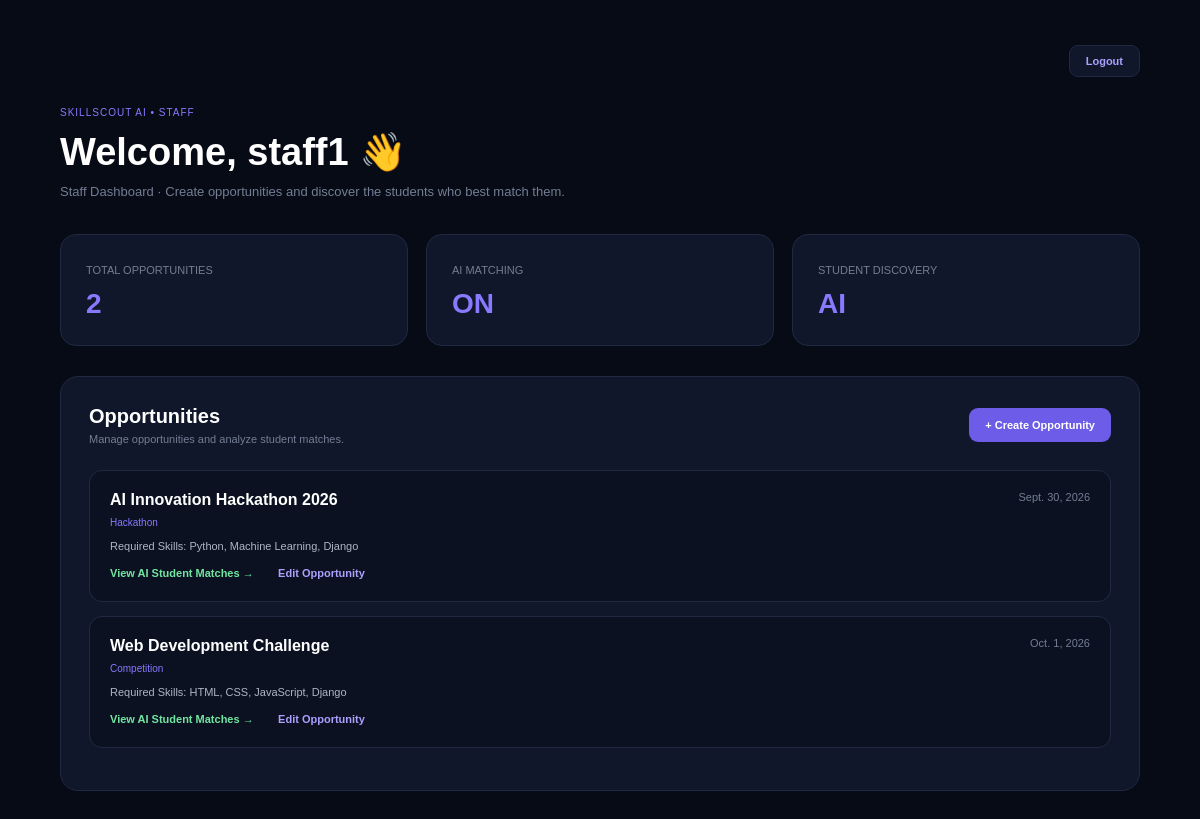
The app's page /staff/dashboard/ (signed in) with its own data.
### core/models.py (models this page shows, shortened)
class Opportunity(models.Model):
    OPPORTUNITY_TYPES = [
        ("HACKATHON", "Hackathon"),
        ("INTERVIEW", "Interview"),
        ("PRESENTATION", "Presentation"),
        ("COMPETITION", "Competition"),
        ("OTHER", "Other"),
    ]
    title = models.CharField(
        max_length=200
    )
    description = models.TextField(
        blank=True
    )
    opportunity_type = models.CharField(
        max_length=30,
        choices=OPPORTUNITY_TYPES,
        default="OTHER"
    )
    required_skills = models.CharField(
        max_length=500,
        help_text="Enter skills separated by commas"
    )
    minimum_skill_level = models.CharField(
        max_length=20,
        choices=StudentSkill.SKILL_LEVELS,
        default="BEGINNER"
    )
    event_date = models.DateField(
        null=True,
        blank=True
    )
    created_at = models.DateTimeField(
        auto_now_add=True
    )

### core/views.py (the view)
# urls.py: path("staff/dashboard/", views.staff_dashboard, name="staff_dashboard"),
@login_required
def staff_dashboard(request):
    profile = Profile.objects.get(user=request.user)
    if profile.role != "STAFF":
        return redirect("student_dashboard")
    opportunities = Opportunity.objects.all().order_by("-created_at")
    return render(
        request,
        "staff/dashboard.html",
        {
            "opportunities": opportunities,
        }
    )

### templates/staff/dashboard.html (shortened to what this page needs)
<!DOCTYPE html>
<html lang="en">
<head>
</head>
<body>
<div class="container">
    <div class="top-bar">
    <form method="post" action="{% url 'logout' %}">
    <button type="submit" class="logout-button">
        Logout
    </button>
</form>
</div>
    <div class="header">
        <span class="badge">SKILLSCOUT AI • STAFF</span>
        <h1>Welcome, {{ request.user.first_name|default:request.user.username }} 👋</h1>
<p class="subtitle">
    Staff Dashboard · Create opportunities and discover the students who best match them.
</p>
    </div>
    <div class="stats">
        <div class="stat-card">
            <span>TOTAL OPPORTUNITIES</span>
            <h2>
                {{ opportunities|length }}
            </h2>
        </div>
        <div class="stat-card">
            <span>AI MATCHING</span>
            <h2>ON</h2>
        </div>
        <div class="stat-card">
            <span>STUDENT DISCOVERY</span>
            <h2>AI</h2>
        </div>
    </div>
    <section class="section">
        <div class="section-header">
            <div>
                <h2>Opportunities</h2>
                <p>
                    Manage opportunities and analyze student matches.
                </p>
            </div>
            <a
                href="{% url 'opportunity_list' %}"
                class="button"
            >
                + Create Opportunity
            </a>
        </div>
        {% for opportunity in opportunities %}
        <div class="opportunity">
            <div class="opportunity-header">
                <div>
                    <h3>
                        {{ opportunity.title }}
                    </h3>
                    <div class="type">
                        {{ opportunity.get_opportunity_type_display }}
                    </div>
                </div>
                <div class="date">
                    {{ opportunity.event_date }}
                </div>
            </div>
            <div class="skills">
                Required Skills:
                {{ opportunity.required_skills }}
            </div>
            <a
                href="{% url 'opportunity_matches' opportunity.id %}"
                class="match-button"
            >
                View AI Student Matches →
            </a>
            <a
             href="{% url 'edit_opportunity' opportunity.id %}"
            class="edit-button"
            >
                Edit Opportunity
            </a>
        </div>
        {% endfor %}
    </section>
</div>
</body>
</html>

### templates/staff/dashboard.html (style rules this page uses)
* { box-sizing: border-box; margin: 0; padding: 0; }
body { font-family: Arial, sans-serif; background: #070b16; color: white; }
.container { width: 90%; max-width: 1150px; margin: auto; padding: 45px 0; }
.header { margin-bottom: 35px; }
.badge { color: #8879ff; font-size: 10px; letter-spacing: 1px; }
h1 { font-size: 38px; margin: 10px 0; }
.subtitle { color: #737d94; font-size: 13px; }
.stats { display: grid; grid-template-columns: repeat(3, 1fr); gap: 18px; margin-bottom: 30px; }
.stat-card { background: #10172a; border: 1px solid #202941; border-radius: 16px; padding: 25px; }
.stat-card span { color: #737d94; font-size: 11px; }
.stat-card h2 { margin-top: 10px; font-size: 28px; color: #8879ff; }
.section { background: #10172a; border: 1px solid #202941; border-radius: 18px; padding: 28px; }
.section-header { display: flex; justify-content: space-between; align-items: center; margin-bottom: 25px; }
.section-header h2 { font-size: 20px; }
.section-header p { color: #737d94; font-size: 11px; margin-top: 5px; }
.button { text-decoration: none; background: #6c5ce7; color: white; padding: 11px 16px; border-radius: 9px; font-size: 11px; font-weight: bold; }
.opportunity { padding: 20px; margin-bottom: 14px; background: #0b1120; border: 1px solid #202941; border-radius: 13px; }
.opportunity-header { display: flex; justify-content: space-between; gap: 20px; }
.opportunity h3 { font-size: 16px; margin-bottom: 8px; }
.type { color: #8879ff; font-size: 10px; }
.date { color: #737d94; font-size: 11px; }
.skills { margin-top: 12px; color: #aeb5c5; font-size: 11px; }
.match-button { display: inline-block; margin-top: 15px; color: #72e6a1; text-decoration: none; font-size: 11px; font-weight: bold; }
.edit-button { display: inline-block; margin-top: 15px; margin-left: 20px; color: #aaa0ff; text-decoration: none; font-size: 11px; font-weight: bold; }
.top-bar { display: flex; justify-content: flex-end; margin-bottom: 25px; }
.logout-button { color: #aaa0ff; border: 1px solid #202941; background: #10172a; padding: 9px 16px; border-radius: 9px; font-size: 11px; font-weight: bold; cursor: pointer; }

### records on screen
Opportunity: title "AI Innovation Hackathon 2026", opportunity_type "Hackathon", event_date "Sept. 30, 2026", required_skills "Python, Machine Learning, Django"
Opportunity: title "Web Development Challenge", opportunity_type "Competition", event_date "Oct. 1, 2026", required_skills "HTML, CSS, JavaScript, Django"

### other values on screen
{{ request.user.first_name|default:request.user.username }} "staff1"
{{ opportunities|length }} "2"
